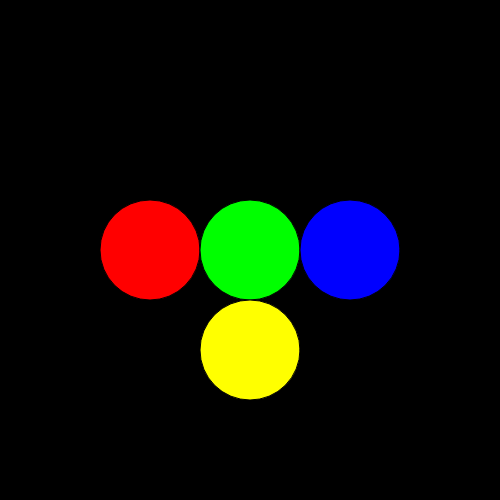
Frame 1 (no input)
Frame 60 (no input): identical to frame 1, image omitted
Frame 120 (the mouse pressed at the canvas centre since frame 60): identical to frame 1, image omitted

The p5.js sketch that drew this single still picture (run headless with seeded random() and noise() and a simulated clock; from frame 60 on, the mouse is pressed at the canvas centre):

// p5.js sketch
// ── sketch.js
let ball1;
let ball2;
let ball3;
let ballArray = [];
function setup(){
    createCanvas(500,500)
    ball1 = new Ball(150, 250, 255, 0, 0)
    ball2 = new Ball(250, 250, 0, 255, 0)
    ball3 = new Ball(350, 250, 0, 0, 255)
    ball4 = new Ball(250, 350, 255, 255, 0)
    ballArray.push(ball1);
    ballArray.push(ball2);
    ballArray.push(ball3);
    ballArray.push(ball4);
}

function draw(){
    background(0)

    for(let i = 0; i < ballArray.length; i++)
    {
        fill(ballArray[i].redValue, ballArray[i].greenValue, ballArray[i].blueValue);
        
        ellipse(ballArray[i].xPos, ballArray[i].yPos, 100, 100);
    
    }
}

class Ball {
    constructor(x, y, r, g, b){
    this.xPos = x;
    this.yPos = y;
    this.redValue = r;
    this.greenValue = g;
    this.blueValue = b;
    }

}
